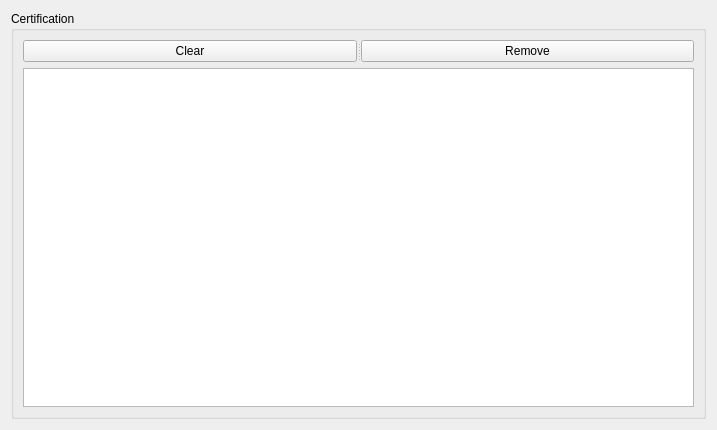
<?xml version="1.0" encoding="UTF-8"?>
<ui version="4.0">
 <class>Form</class>
 <widget class="QWidget" name="Form">
  <property name="geometry">
   <rect>
    <x>0</x>
    <y>0</y>
    <width>717</width>
    <height>430</height>
   </rect>
  </property>
  <property name="windowTitle">
   <string>Form</string>
  </property>
  <layout class="QGridLayout" name="gridLayout">
   <item row="0" column="0">
    <widget class="QGroupBox" name="groupBox">
     <property name="minimumSize">
      <size>
       <width>300</width>
       <height>400</height>
      </size>
     </property>
     <property name="title">
      <string>Certification</string>
     </property>
     <layout class="QGridLayout" name="gridLayout_2">
      <item row="0" column="0">
       <widget class="QSplitter" name="splitter">
        <property name="orientation">
         <enum>Qt::Horizontal</enum>
        </property>
        <widget class="QPushButton" name="clear">
         <property name="text">
          <string>Clear</string>
         </property>
        </widget>
        <widget class="QPushButton" name="remove">
         <property name="text">
          <string>Remove</string>
         </property>
        </widget>
       </widget>
      </item>
      <item row="1" column="0">
       <widget class="QTableView" name="view"/>
      </item>
     </layout>
    </widget>
   </item>
  </layout>
 </widget>
 <resources/>
 <connections/>
</ui>
